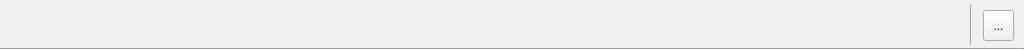
<?xml version="1.0" encoding="UTF-8"?>
<ui version="4.0">
 <class>TopBar</class>
 <widget class="QWidget" name="TopBar">
  <property name="geometry">
   <rect>
    <x>0</x>
    <y>0</y>
    <width>1024</width>
    <height>50</height>
   </rect>
  </property>
  <property name="windowTitle">
   <string>Form</string>
  </property>
  <widget class="Line" name="line">
   <property name="geometry">
    <rect>
     <x>0</x>
     <y>48</y>
     <width>1024</width>
     <height>3</height>
    </rect>
   </property>
   <property name="orientation">
    <enum>Qt::Horizontal</enum>
   </property>
  </widget>
  <widget class="QToolButton" name="toolButton">
   <property name="geometry">
    <rect>
     <x>983</x>
     <y>10</y>
     <width>31</width>
     <height>31</height>
    </rect>
   </property>
   <property name="text">
    <string>...</string>
   </property>
  </widget>
  <widget class="Line" name="line_2">
   <property name="geometry">
    <rect>
     <x>970</x>
     <y>5</y>
     <width>3</width>
     <height>40</height>
    </rect>
   </property>
   <property name="orientation">
    <enum>Qt::Vertical</enum>
   </property>
  </widget>
 </widget>
 <resources/>
 <connections/>
</ui>
